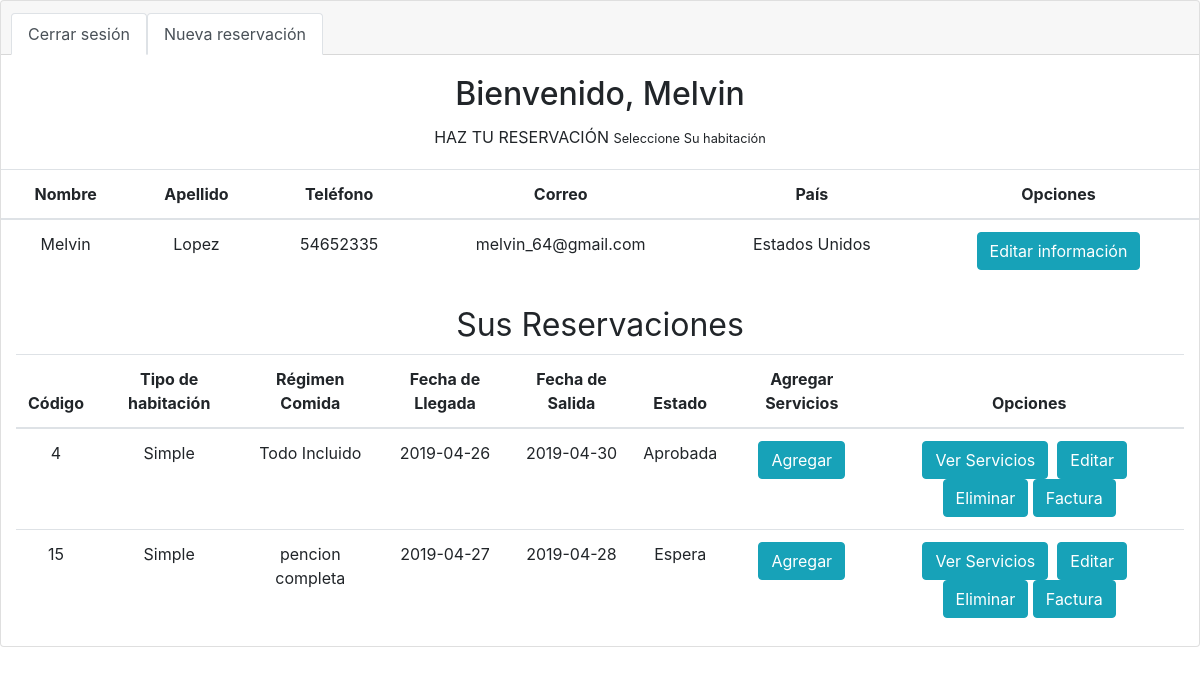
The app's page /views/usuario_lista.php (signed in) with its own data.
### tables this page shows
CREATE TABLE IF NOT EXISTS `usuarios` (
  `id` int(11) NOT NULL AUTO_INCREMENT,
  `nombre` varchar(200) NOT NULL,
  `apellido` varchar(200) NOT NULL,
  `telefono` varchar(25) NOT NULL,
  `correo` varchar(200) NOT NULL,
  `pass` varchar(200) NOT NULL,
  `id_tusuario` int(11) NOT NULL,
  `id_pais` int(11) NOT NULL,
  PRIMARY KEY (`id`),
  KEY `id_tusuario` (`id_tusuario`),
  KEY `id_pais` (`id_pais`)
);

CREATE TABLE IF NOT EXISTS `reservacion` (
  `id` int(11) NOT NULL AUTO_INCREMENT,
  `id_habitacion` int(11) NOT NULL,
  `id_regimen_comida` int(11) NOT NULL,
  `f_llegada` varchar(200) NOT NULL,
  `f_salida` varchar(200) NOT NULL,
  `estado` varchar(20) NOT NULL DEFAULT 'Espera',
  `id_usuarios` int(11) NOT NULL,
  `id_t_habitacion` int(11) NOT NULL,
  PRIMARY KEY (`id`),
  KEY `id_habitacion` (`id_habitacion`),
  KEY `id_regimen_comida` (`id_regimen_comida`),
  KEY `id_usuarios` (`id_usuarios`),
  KEY `id_t_habitacion` (`id_t_habitacion`)
);

### models/tipo_usuarios.php (called while the page is built, shortened)
<?php
    require_once("conexion.php");
  class Tipo_usuario{
    private $conexion = null;
        public function __construct(){
            $con = new conexion();
            $this->conexion = $con->getconexion();
        }
        public function list_id(){
            $userId = $_SESSION['id_usuarios'];
            $sql = "SELECT * FROM usuarios WHERE id = $userId";
            $stmt = $this->conexion->query($sql);
            return $stmt->fetch_all();
        }
        public function list(){
            $userId = $_SESSION['id_usuarios'];
            $sql = "SELECT * FROM reservacion WHERE id_usuarios = $userId";
            $fila = $this->conexion->query($sql);
            return $fila->fetch_all();
        }
    }
?>

### models/conexion.php (called while the page is built, shortened)
<?php
    class conexion {
        private $host = "localhost";
        private $usuario = "root";
        private $clave = "";
        private $db= "hotel";
        private $con = null;
        public function __construct(){
            $this->con = new mysqli($this->host, $this->usuario, $this->clave, $this->db);
        }
        public function getConexion(){
            return $this->con;
        }
}
?>

### views/usuario_lista.php (the view, shortened to what this page needs)
<?php
        if(!isset($_SESSION['id_usuarios']) || empty($_SESSION['id_usuarios']) ){
            header('Location: login.php');
        }else{
            $usuario = $_SESSION['nombre'];
            $id_usuaio = $_SESSION['id_usuarios'];
        }
        if($_SESSION['id_tusuario'] == 1) {
    require_once("../models/tipo_usuarios.php");
    $t_usuario =  new Tipo_usuario();
    $stmt = $t_usuario->list_id();
    $lista1 = $t_usuario->list();
?>
<!DOCTYPE html>
<html xmlns="http://www.w3.org/1999/xhtml">
<head>
    <link rel="stylesheet" href="https://stackpath.bootstrapcdn.com/bootstrap/4.3.1/css/bootstrap.min.css">
</head>
<body>
<div class="card text-center">
    <div class="card-header">
        <ul class="nav nav-tabs card-header-tabs">
            <li class="nav-item">
            <a class="nav-link active" href="login.php" >Cerrar sesión</a>
            </li>
            <li class="nav-item">
                    <a class="nav-link active" href="reservacion/reservation_views.php" >Nueva reservación</a>
            </li>
        </ul>
    </div>
    <div class="card-body">
        <h2 class="card-title">Bienvenido, <?= $usuario ?></h2>
        <p class="card-text"> HAZ TU RESERVACIÓN <small> Seleccione Su habitación</small></p>
    </div>
<table class="table">
  <thead>
    <tr>
      <th scope="col">Nombre</th>
      <th scope="col">Apellido</th>
      <th scope="col">Teléfono</th>
      <th scope="col">Correo</th>
      <th scope="col">País</th>
      <th scope="col">Opciones</th>
    </tr>
</thead>
<tbody>
<?php foreach ($stmt as $fila) { ?>
    <tr>
        <td><?= $fila[1] ?> </td>
        <td><?= $fila[2] ?></td>
        <td><?= $fila[3] ?></td>
        <td><?= $fila[4] ?></td>
        <td><?php
        if ( $fila[7] == 1) {
            echo "Estados Unidos";
        }elseif ($fila[7] == 2) {
            echo "China";
        }elseif ($fila[7] == 3) {
            echo "Italia";
        }elseif ($fila[7] == 4) {
            echo "México";
        }elseif ($fila[7] == 5) {
            echo "Reino Unido";
        }elseif ($fila[7] == 6) {
            echo "Turquía";
        }elseif ($fila[7] == 7) {
            echo "Francia";
        }elseif ($fila[7] == 8) {
            echo "España";
        }elseif ($fila[7] == 9) {
            echo "Corea del Sur";
        }elseif ($fila[7] == 10) {
            echo "Corea del Norte";
        }elseif ($fila[7] == 11) {
            echo "El Salvador";
        }elseif ($fila[7] == 12) {
            echo "Turquía";
        }elseif ($fila[7] == 13) {
            echo "Alemania";
        }elseif ($fila[7] == 14) {
            echo "Rusia";
        }else {
            echo "Hong Kong";
        }
        ?></td>
        <td> <a onclick="return confirm('¿Desea Editar su información?')" href="admin_list.php?&id=<?= $id_usuaio ?>" class="btn btn-info">Editar información</a></td>
    </tr>
<?php } ?>
</tbody>
</table>
<div class="col-md-12">
<h1 class="page-header"> <small> Sus Reservaciones </small></h1>
<table class="table">
  <thead>
    <tr>
      <th scope="col">Código</th>
      <th scope="col">Tipo de habitación</th>
      <th scope="col">Régimen Comida</th>
      <th scope="col">Fecha de Llegada</th>
      <th scope="col">Fecha de Salida</th>
      <th scope="col">Estado</th>
      <th scope="col">Agregar Servicios</th>
      <th scope="col">Opciones</th>
    </tr>
</thead>
<tbody>
<?php foreach ($lista1 as $fila) { ?>
    <tr>
    <td><?= $fila[0] ?></td>
            <td><?php
            if ($fila[7] == 1) {
                echo "Simple";
            }elseif ($fila[7] == 2) {
                echo "Lujosa";
            }elseif ($fila[7] == 3) {
                echo "Penthouse";
            }else {
                echo "Doble";
            }
            ?></td>
            <td><?php
            if ($fila[2] == 1) {
                echo "Solo alojamiento";
            }elseif ($fila[2] == 2) {
                echo "Alojamiento y Desayuno";
            }elseif ($fila[2] == 3) {
               echo "Desayuno y Cena";
            }elseif ($fila[2] == 4) {
                echo "pencion completa";
            }else{
                echo "Todo Incluido";
            }
            ?></td>
            <td><?= $fila[3] ?></td>
            <td><?= $fila[4] ?></td>
            <td><?= $fila[5] ?></td>
<td> <a onclick="return confirm('¿Desea Agregar Servicios extras a su reservación?')" href="servicios_extras.php?&id=<?= $fila[0] ?>" class="btn btn-info">Agregar</a></td>
<td>
<a href="list_servicios.php?&id=<?= $fila[0]?>" class="btn btn-info">Ver Servicios</a>&nbsp;
    <a onclick="return confirm('¿Desea editar el registro?')" href="../views/editar_info.php?action=editar&id=<?= $fila[0]?>" class="btn btn-info">Editar</a> &nbsp;
    <a onclick="return confirm('¿Desea eliminar el registro?')" href="../controllers/usuario_controllers.php?action=eliminar&id=<?= $fila[0]?>" class="btn btn-info">Eliminar</a>
    <a onclick="return confirm('¿Desea imprimir el registro?')" href="factura.php?&id=<?= $fila[0]?>" class="btn btn-info">Factura</a>
</td>
            </tr>
<?php } ?>
</tbody>
</table>
</body>
</html>
<?php }  ?>

### records on screen
usuarios: nombre "Melvin", apellido "Lopez", telefono "54652335", correo "melvin_64@gmail.com", shows "Estados Unidos"
reservacion: id "4", shows "Simple", shows "Todo Incluido", f_llegada "2019-04-26", f_salida "2019-04-30", estado "Aprobada"
reservacion: id "15", shows "Simple", shows "pencion completa", f_llegada "2019-04-27", f_salida "2019-04-28", estado "Espera"

### other values on screen
$usuario "Melvin"
